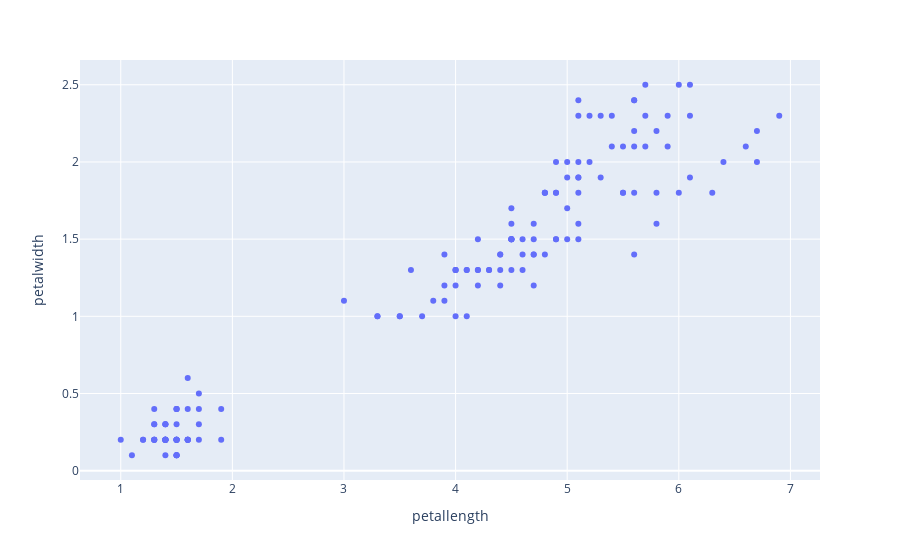

Source (notebook cell):
### Markdown cell above
For now, we'll ignore the class and just try to fit a line to petal width using petal length

### Code cell
import plotly.express as px
plot = px.scatter(iris_df, x='petallength', y='petalwidth')
plot.show()
# plot = px.scatter(iris_df, x='sepallength', y='petalwidth')
# plot.show()

### Figure 1 — Plotly figure (JSON) as saved in the notebook; plotly's stock layout.template omitted (floating-point values rounded to 4 significant figures; data arrays with more than 128 entries replaced by an {"elided": "..."} marker saying what was removed)
{"data": [{"hovertemplate": "petallength=%{x}<br>petalwidth=%{y}<extra></extra>", "legendgroup": "", "marker": {"color": "#636efa", "symbol": "circle"}, "mode": "markers", "name": "", "orientation": "v", "showlegend": false, "type": "scatter", "x": {"elided": "150 float values"}, "xaxis": "x", "y": {"elided": "150 float values"}, "yaxis": "y"}], "layout": {"legend": {"tracegroupgap": 0}, "margin": {"t": 60}, "xaxis": {"anchor": "y", "domain": [0, 1], "title": {"text": "petallength"}}, "yaxis": {"anchor": "x", "domain": [0, 1], "title": {"text": "petalwidth"}}}}
